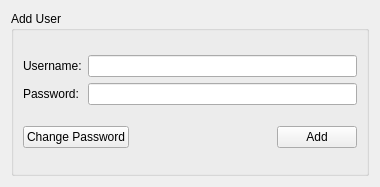
<?xml version="1.0" encoding="UTF-8"?>
<ui version="4.0">
 <class>Form</class>
 <widget class="QWidget" name="Form">
  <property name="geometry">
   <rect>
    <x>0</x>
    <y>0</y>
    <width>380</width>
    <height>187</height>
   </rect>
  </property>
  <property name="windowTitle">
   <string>Form</string>
  </property>
  <layout class="QGridLayout" name="gridLayout_2">
   <item row="0" column="0">
    <widget class="QGroupBox" name="groupBox">
     <property name="title">
      <string>Add User</string>
     </property>
     <layout class="QGridLayout" name="gridLayout">
      <item row="0" column="0">
       <layout class="QVBoxLayout" name="verticalLayout_2">
        <item>
         <widget class="QLabel" name="label">
          <property name="text">
           <string>Username:</string>
          </property>
         </widget>
        </item>
        <item>
         <widget class="QLabel" name="label_2">
          <property name="text">
           <string>Password:</string>
          </property>
         </widget>
        </item>
       </layout>
      </item>
      <item row="0" column="1">
       <layout class="QVBoxLayout" name="verticalLayout">
        <item>
         <widget class="QLineEdit" name="lineEdit"/>
        </item>
        <item>
         <widget class="QLineEdit" name="lineEdit_2">
          <property name="echoMode">
           <enum>QLineEdit::Password</enum>
          </property>
         </widget>
        </item>
       </layout>
      </item>
      <item row="1" column="0" colspan="2">
       <layout class="QHBoxLayout" name="horizontalLayout">
        <item>
         <widget class="QPushButton" name="changePassButton">
          <property name="focusPolicy">
           <enum>Qt::NoFocus</enum>
          </property>
          <property name="text">
           <string>Change Password</string>
          </property>
         </widget>
        </item>
        <item>
         <spacer name="horizontalSpacer">
          <property name="orientation">
           <enum>Qt::Horizontal</enum>
          </property>
          <property name="sizeHint" stdset="0">
           <size>
            <width>40</width>
            <height>20</height>
           </size>
          </property>
         </spacer>
        </item>
        <item>
         <widget class="QPushButton" name="addButton">
          <property name="focusPolicy">
           <enum>Qt::NoFocus</enum>
          </property>
          <property name="text">
           <string>Add</string>
          </property>
         </widget>
        </item>
       </layout>
      </item>
     </layout>
    </widget>
   </item>
  </layout>
 </widget>
 <resources/>
 <connections/>
</ui>
